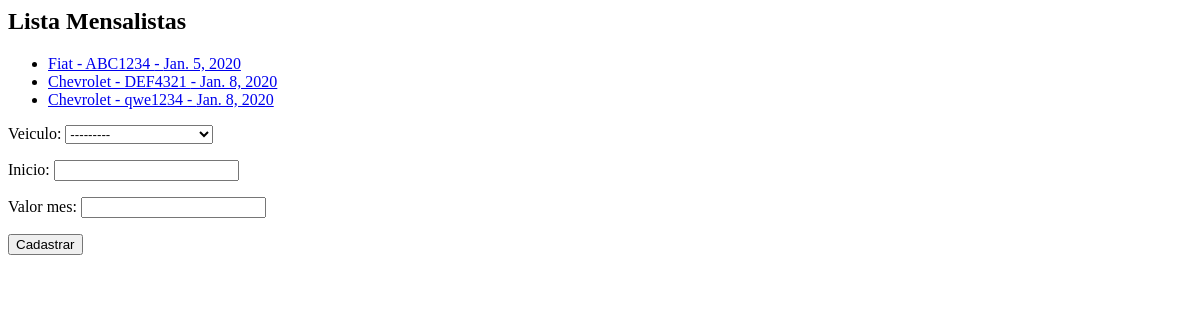
The app's page /core/mensalistas/, older data.
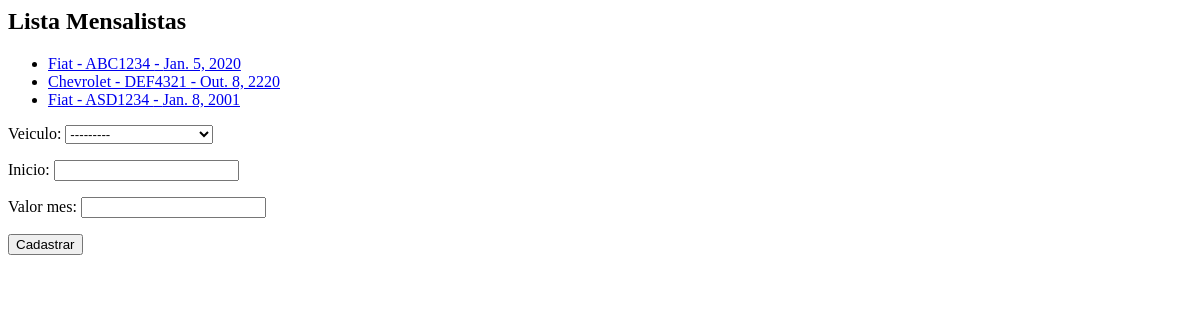
The same page, newer data.
### core/models.py (models this page shows, shortened)
class Mensalista(models.Model):
    veiculo      = models.ForeignKey(Veiculo, on_delete=models.PROTECT)
    inicio       = models.DateField()
    valor_mes    = models.DecimalField(max_digits=6, decimal_places=2)

class Veiculo(models.Model):
    marca           = models.ForeignKey(Marca, on_delete=models.PROTECT)
    placa           = models.CharField(max_length=7)
    proprietario    = models.ForeignKey(Pessoa, on_delete=models.PROTECT, blank=True, null=True) #Apenas para não precisar preencher na hora, mas depois verificar qual a necessidade disto >> blank=True,null=True,
    cor             = models.CharField(max_length=15)
    observacoes     = models.TextField()
    def __str__(self):
        return self.marca.nome + ' - ' + self.placa

class Marca(models.Model):
    nome            = models.CharField(max_length=50)

### core/views.py (the view)
# urls.py: path('mensalistas/', lista_mensalistas, name='core_lista_mensalistas'),
def lista_mensalistas(request):
    mensalistas = Mensalista.objects.all()
    form = MensalistaForm()
    data = {'mensalistas': mensalistas, 'form': MensalistaForm }
    return render(
        request, 'core/lista_mensalistas.html', data)

### core/templates/core/lista_mensalistas.html (shortened to what this page needs)
<h2>Lista Mensalistas</h2>
<ul>
    {% for mensalista in mensalistas %}
        <li>
            <a href="{% url 'core_mensalista_update' mensalista.id %}">
                {{ mensalista.veiculo }} - {{ mensalista.inicio }}
            </a>
        </li>
    {% endfor %}
</ul>
<form action="{% url 'core_mensalista_novo' %}" method="POST">
    {{ form.as_p }}
    <button type="submit">Cadastrar</button>
</form>

Row changes from the older to the newer data that the page shows:
changed Mensalista "Chevrolet - DEF4321": inicio "Jan. 8, 2020" → "Out. 8, 2220"
changed Mensalista: veiculo "Chevrolet - qwe1234" → "Fiat - ASD1234"; inicio "Jan. 8, 2020" → "Jan. 8, 2001"
